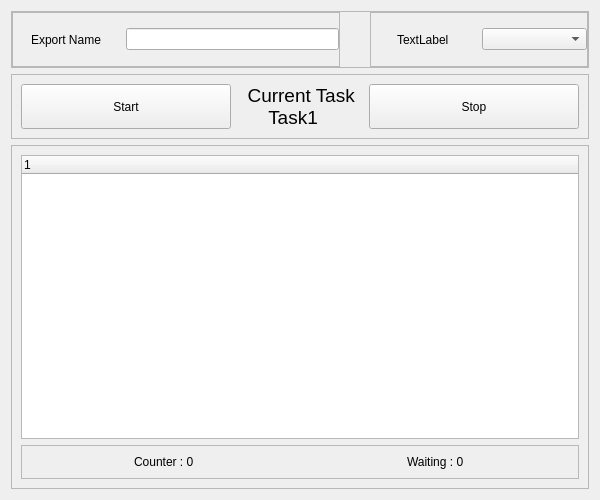
<?xml version="1.0" encoding="UTF-8"?>
<ui version="4.0">
 <class>Form</class>
 <widget class="QWidget" name="Form">
  <property name="geometry">
   <rect>
    <x>0</x>
    <y>0</y>
    <width>600</width>
    <height>500</height>
   </rect>
  </property>
  <property name="windowTitle">
   <string>Form</string>
  </property>
  <layout class="QVBoxLayout" name="verticalLayout_2" stretch="1,1,6">
   <item>
    <widget class="QFrame" name="firstFrame">
     <property name="frameShape">
      <enum>QFrame::StyledPanel</enum>
     </property>
     <property name="frameShadow">
      <enum>QFrame::Raised</enum>
     </property>
     <layout class="QHBoxLayout" name="horizontalLayout_5" stretch="3,2">
      <property name="spacing">
       <number>30</number>
      </property>
      <property name="leftMargin">
       <number>0</number>
      </property>
      <property name="topMargin">
       <number>0</number>
      </property>
      <property name="rightMargin">
       <number>0</number>
      </property>
      <property name="bottomMargin">
       <number>0</number>
      </property>
      <item>
       <widget class="QFrame" name="exportFrame">
        <property name="frameShape">
         <enum>QFrame::StyledPanel</enum>
        </property>
        <property name="frameShadow">
         <enum>QFrame::Raised</enum>
        </property>
        <layout class="QHBoxLayout" name="horizontalLayout_4" stretch="1,2">
         <property name="leftMargin">
          <number>0</number>
         </property>
         <property name="topMargin">
          <number>0</number>
         </property>
         <property name="rightMargin">
          <number>0</number>
         </property>
         <property name="bottomMargin">
          <number>0</number>
         </property>
         <item alignment="Qt::AlignHCenter">
          <widget class="QLabel" name="label_3">
           <property name="text">
            <string>Export Name</string>
           </property>
          </widget>
         </item>
         <item>
          <widget class="QLineEdit" name="lineEdit"/>
         </item>
        </layout>
       </widget>
      </item>
      <item>
       <widget class="QFrame" name="taskFrame">
        <property name="frameShape">
         <enum>QFrame::StyledPanel</enum>
        </property>
        <property name="frameShadow">
         <enum>QFrame::Raised</enum>
        </property>
        <layout class="QHBoxLayout" name="horizontalLayout_3">
         <property name="leftMargin">
          <number>0</number>
         </property>
         <property name="topMargin">
          <number>0</number>
         </property>
         <property name="rightMargin">
          <number>0</number>
         </property>
         <property name="bottomMargin">
          <number>0</number>
         </property>
         <item alignment="Qt::AlignHCenter">
          <widget class="QLabel" name="label_2">
           <property name="text">
            <string>TextLabel</string>
           </property>
          </widget>
         </item>
         <item>
          <widget class="QComboBox" name="comboBox"/>
         </item>
        </layout>
       </widget>
      </item>
     </layout>
    </widget>
   </item>
   <item>
    <widget class="QFrame" name="buttonsFrame">
     <property name="frameShape">
      <enum>QFrame::StyledPanel</enum>
     </property>
     <property name="frameShadow">
      <enum>QFrame::Raised</enum>
     </property>
     <layout class="QHBoxLayout" name="horizontalLayout_2" stretch="5,3,5">
      <item>
       <widget class="QToolButton" name="startbtn">
        <property name="sizePolicy">
         <sizepolicy hsizetype="Preferred" vsizetype="Preferred">
          <horstretch>0</horstretch>
          <verstretch>0</verstretch>
         </sizepolicy>
        </property>
        <property name="text">
         <string>Start</string>
        </property>
       </widget>
      </item>
      <item>
       <widget class="QLabel" name="label">
        <property name="font">
         <font>
          <pointsize>14</pointsize>
         </font>
        </property>
        <property name="text">
         <string>  Current Task 
      Task1</string>
        </property>
       </widget>
      </item>
      <item>
       <widget class="QToolButton" name="stopbtn">
        <property name="sizePolicy">
         <sizepolicy hsizetype="Preferred" vsizetype="Preferred">
          <horstretch>0</horstretch>
          <verstretch>0</verstretch>
         </sizepolicy>
        </property>
        <property name="text">
         <string>Stop</string>
        </property>
       </widget>
      </item>
     </layout>
    </widget>
   </item>
   <item>
    <widget class="QFrame" name="treeFrame">
     <property name="frameShape">
      <enum>QFrame::StyledPanel</enum>
     </property>
     <property name="frameShadow">
      <enum>QFrame::Raised</enum>
     </property>
     <layout class="QVBoxLayout" name="verticalLayout">
      <item>
       <widget class="QTreeWidget" name="treeWidget">
        <column>
         <property name="text">
          <string notr="true">1</string>
         </property>
        </column>
       </widget>
      </item>
      <item>
       <widget class="QFrame" name="frame">
        <property name="frameShape">
         <enum>QFrame::StyledPanel</enum>
        </property>
        <property name="frameShadow">
         <enum>QFrame::Raised</enum>
        </property>
        <layout class="QHBoxLayout" name="horizontalLayout">
         <item alignment="Qt::AlignHCenter">
          <widget class="QLabel" name="counterlabel">
           <property name="text">
            <string>Counter : 0</string>
           </property>
          </widget>
         </item>
         <item alignment="Qt::AlignHCenter">
          <widget class="QLabel" name="waitinlabel">
           <property name="text">
            <string>Waiting : 0</string>
           </property>
          </widget>
         </item>
        </layout>
       </widget>
      </item>
     </layout>
    </widget>
   </item>
  </layout>
 </widget>
 <resources/>
 <connections/>
</ui>
